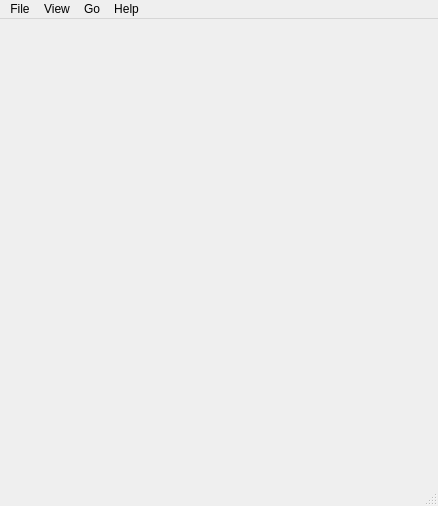
<?xml version="1.0" encoding="UTF-8"?>
<ui version="4.0">
 <class>MainWindow</class>
 <widget class="QMainWindow" name="MainWindow">
  <property name="geometry">
   <rect>
    <x>0</x>
    <y>0</y>
    <width>438</width>
    <height>506</height>
   </rect>
  </property>
  <property name="windowTitle">
   <string>Quick Malware Analyse Tool</string>
  </property>
  <widget class="QWidget" name="centralwidget"/>
  <widget class="QStatusBar" name="statusbar"/>
  <widget class="QMenuBar" name="menuBar">
   <property name="geometry">
    <rect>
     <x>0</x>
     <y>0</y>
     <width>438</width>
     <height>22</height>
    </rect>
   </property>
   <widget class="QMenu" name="menuFile">
    <property name="title">
     <string>File</string>
    </property>
    <addaction name="actionOpen_2"/>
    <addaction name="actionClose_2"/>
    <addaction name="separator"/>
    <addaction name="actionExit"/>
   </widget>
   <widget class="QMenu" name="menuView">
    <property name="title">
     <string>View</string>
    </property>
   </widget>
   <widget class="QMenu" name="menuGo">
    <property name="title">
     <string>Go</string>
    </property>
   </widget>
   <widget class="QMenu" name="menuHelp">
    <property name="title">
     <string>Help</string>
    </property>
   </widget>
   <addaction name="menuFile"/>
   <addaction name="menuView"/>
   <addaction name="menuGo"/>
   <addaction name="menuHelp"/>
  </widget>
  <action name="actionClose">
   <property name="text">
    <string>Open...</string>
   </property>
  </action>
  <action name="actionOpen_2">
   <property name="text">
    <string>Open...</string>
   </property>
  </action>
  <action name="actionClose_2">
   <property name="text">
    <string>Close</string>
   </property>
  </action>
  <action name="actionExit">
   <property name="text">
    <string>Exit</string>
   </property>
  </action>
 </widget>
 <resources/>
 <connections/>
</ui>
